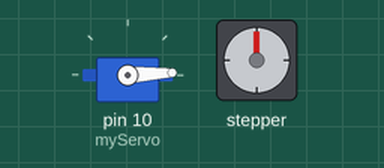
Recording of a sketch running on a simulated Arduino Uno, built with avr-gcc and run on an emulated ATmega328P. Shown: servo, stepper motor. Stepper angles assume 4096 steps per turn.

Above: at 0.05 s.
At 1.3 s:
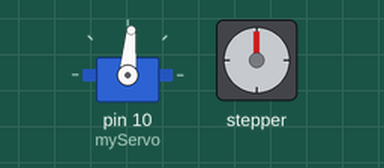
At 2.6 s:
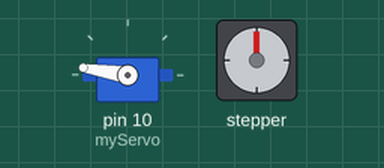
At 5.2 s:
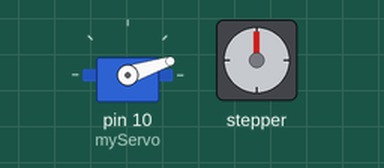
Timing chart, 0 to 7.1 s (numbered marks = the images above):
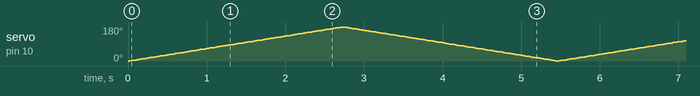

The sketch:

sketch_aug06a.ino
```cpp
//Servo + Stepper Motor Control
//Michael Meixner

#include <Servo.h>
#include <AccelStepper.h>
#define HALFSTEP 8

// Motor pin definitions
#define motorPin1  3     // IN1 on the ULN2003 driver 1
#define motorPin2  4     // IN2 on the ULN2003 driver 1
#define motorPin3  5     // IN3 on the ULN2003 driver 1
#define motorPin4  6     // IN4 on the ULN2003 driver 1

// Initialize with pin sequence IN1-IN3-IN2-IN4 for using the AccelStepper with 28BYJ-48
AccelStepper stepper1(HALFSTEP, motorPin1, motorPin3, motorPin2, motorPin4);


Servo myServo; //create servo object to control a servo; 12 servo objects can be created on most boards
int position = 0; //variable to store servo position

void setup() {
  // put your setup code here, to run once:
  stepper1.setMaxSpeed(1000.0);
  stepper1.setAcceleration(100.0);
  stepper1.setSpeed(200);
  stepper1.moveTo(20000);
  myServo.attach(10); //attaches servo on pin 10 to the servo object
  Serial.begin(9600);
}

void loop() {
  for (position = 0; position <= 180; position += 1) { // goes from 0 degrees to 180 degrees
    // in steps of 1 degree
    myServo.write(position);              // tell servo to go to position in variable 'pos'
    delay(15);                       // waits 15ms for the servo to reach the position
  }
  for (position = 180; position >= 0; position -= 1) { // goes from 180 degrees to 0 degrees
    myServo.write(position);              // tell servo to go to position in variable 'pos'
    delay(15);                       // waits 15ms for the servo to reach the position
  }
  if (stepper1.distanceToGo() == 0) {
    stepper1.moveTo(-stepper1.currentPosition());
  }
  stepper1.run();
}
```
